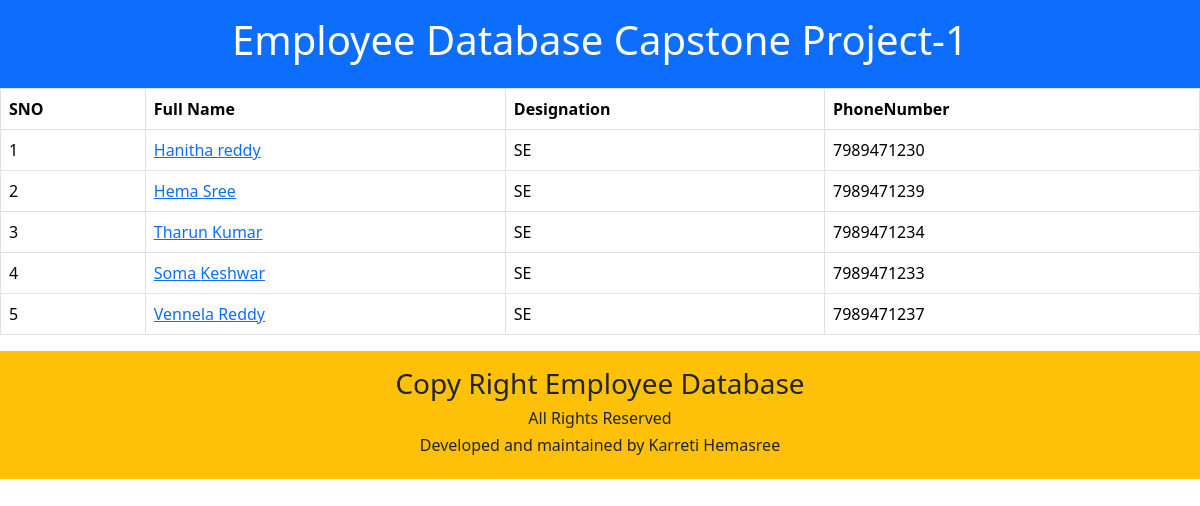
/employee/, run on the app's committed database.
### salary/models.py (models this page shows, shortened)
class Employee(models.Model):
    first_name=models.CharField(max_length=100);
    last_name=models.CharField(max_length=100);
    photo=models.ImageField(upload_to='images');
    designation=models.CharField(max_length=100);
    email_address=models.EmailField(max_length=100);
    phone_number=models.CharField(max_length=10);

### Employee/views.py (the view)
# urls.py: path('employee/',views.information,name='home'),
def information(request):
    employees=Employee.objects.all()
    context={
        'employees':employees,
    }
    return render(request,'home.html',context)

### templates/home.html (shortened to what this page needs)
<!DOCTYPE html>
<html lang="en">
<head>
    <link href="https://cdn.jsdelivr.net/npm/bootstrap@5.3.3/dist/css/bootstrap.min.css" rel="stylesheet">
</head>
<body>
  <header class="text-center bg-primary p-3 text-white">
    <h1> Employee Database Capstone Project-1</h1>
  </header>
  <table class="table table-bordered table-hover">
  <thead>
  <th>SNO</th>
  <th>Full Name</th>
  <th>Designation</th>
  <th>PhoneNumber</th>
  </thead>
  <tbody>
  {% for x in employees %}
  <tr>
    <td>{{forloop.counter}}</td>
    <td><a href="{% url 'employee_detail' x.id %}">{{x.first_name}} {{x.last_name}}</td></a>
    <td>{{x.designation}}</td>
    <td>{{x.phone_number}}</td>
  </tr>
  {% endfor %}
  </tbody>
  </table>
  <footer class="text-center bg-warning p-3">
    <h3>Copy Right Employee Database</h3>
    <h6>All Rights Reserved</h6>
    <h6>Developed and maintained by Karreti Hemasree</h6>
  </footer>
  </body>
</html>

### data on the page
Employee: first_name "Hanitha", last_name "reddy", designation "SE", phone_number "7989471230"
Employee: first_name "Hema", last_name "Sree", designation "SE", phone_number "7989471239"
Employee: first_name "Tharun", last_name "Kumar", designation "SE", phone_number "7989471234"
Employee: first_name "Soma", last_name "Keshwar", designation "SE", phone_number "7989471233"
Employee: first_name "Vennela", last_name "Reddy", designation "SE", phone_number "7989471237"
